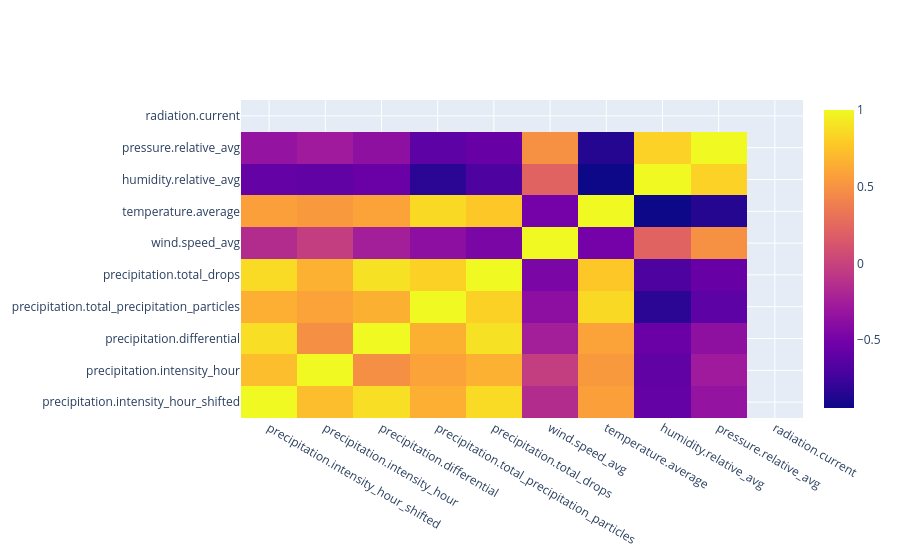

Write notebook code for a chart like this one.
### Code cell
# color df by correlation+
df_relevant.corr()
fig = go.Figure(data=go.Heatmap(z=df_relevant.corr(), x=df_relevant.columns, y=df_relevant.columns))
fig.show()

df_relevant.columns = columns_and_aggregation
df_relevant.corr()

### Figure 1 — Plotly figure (JSON) as saved in the notebook; plotly's stock layout.template omitted (floating-point values rounded to 4 significant figures)
{"data": [{"type": "heatmap", "x": ["precipitation.intensity_hour_shifted", "precipitation.intensity_hour", "precipitation.differential", "precipitation.total_precipitation_particles", "precipitation.total_drops", "wind.speed_avg", "temperature.average", "humidity.relative_avg", "pressure.relative_avg", "radiation.current"], "y": ["precipitation.intensity_hour_shifted", "precipitation.intensity_hour", "precipitation.differential", "precipitation.total_precipitation_particles", "precipitation.total_drops", "wind.speed_avg", "temperature.average", "humidity.relative_avg", "pressure.relative_avg", "radiation.current"], "z": [[1.0, 0.7224, 0.8751, 0.6486, 0.8565, -0.1526, 0.5706, -0.5746, -0.3339, NaN], [0.7224, 1.0, 0.4792, 0.5849, 0.6576, -0.03259, 0.5351, -0.5934, -0.2764, NaN], [0.8751, 0.4792, 1.0, 0.6537, 0.8895, -0.2474, 0.5856, -0.5539, -0.3648, NaN], [0.6486, 0.5849, 0.6537, 1.0, 0.8148, -0.3723, 0.8542, -0.8282, -0.6127, NaN], [0.8565, 0.6576, 0.8895, 0.8148, 1.0, -0.4656, 0.7687, -0.6885, -0.5616, NaN], [-0.1526, -0.03259, -0.2474, -0.3723, -0.4656, 1.0, -0.5003, 0.2152, 0.4899, NaN], [0.5706, 0.5351, 0.5856, 0.8542, 0.7687, -0.5003, 1.0, -0.9412, -0.8549, NaN], [-0.5746, -0.5934, -0.5539, -0.8282, -0.6885, 0.2152, -0.9412, 1.0, 0.8208, NaN], [-0.3339, -0.2764, -0.3648, -0.6127, -0.5616, 0.4899, -0.8549, 0.8208, 1.0, NaN], [NaN, NaN, NaN, NaN, NaN, NaN, NaN, NaN, NaN, NaN]]}], "layout": {}}
